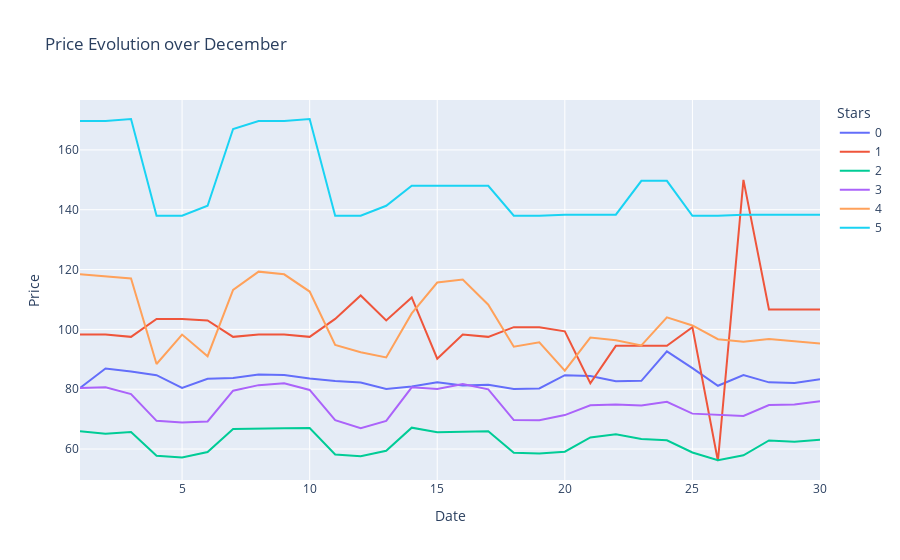

Here is the notebook cell this chart was saved with:
### Code cell
fig = px.line(toulousedf, x=toulousedf['Date'], y= toulousedf['Price'], color= toulousedf['Stars'], title="Price Evolution over December")
fig.update_traces(mode="lines")

fig.update_xaxes(showspikes=True)
fig.update_yaxes(showspikes=True)

fig.show()

### Figure 1 — Plotly figure (JSON) as saved in the notebook; plotly's stock layout.template omitted (floating-point values rounded to 4 significant figures)
{"data": [{"hovertemplate": "Stars=0<br>Date=%{x}<br>Price=%{y}<extra></extra>", "legendgroup": "0", "line": {"color": "#636efa", "dash": "solid"}, "mode": "lines", "name": "0", "orientation": "v", "showlegend": true, "type": "scatter", "x": [1, 2, 3, 4, 5, 6, 7, 8, 9, 10, 11, 12, 13, 14, 15, 16, 17, 18, 19, 20, 21, 22, 23, 24, 25, 26, 27, 28, 29, 30], "xaxis": "x", "y": [80.4, 86.91, 85.93, 84.68, 80.42, 83.46, 83.71, 84.96, 84.77, 83.57, 82.78, 82.23, 80.08, 80.87, 82.29, 81.24, 81.46, 80.09, 80.27, 84.7, 84.43, 82.63, 82.79, 92.66, 87.04, 81.15, 84.75, 82.29, 82.04, 83.3], "yaxis": "y"}, {"hovertemplate": "Stars=1<br>Date=%{x}<br>Price=%{y}<extra></extra>", "legendgroup": "1", "line": {"color": "#EF553B", "dash": "solid"}, "mode": "lines", "name": "1", "orientation": "v", "showlegend": true, "type": "scatter", "x": [1, 2, 3, 4, 5, 6, 7, 8, 9, 10, 11, 12, 13, 14, 15, 16, 17, 18, 19, 20, 21, 22, 23, 24, 25, 26, 27, 28, 29, 30], "xaxis": "x", "y": [98.25, 98.25, 97.5, 103.5, 103.5, 103, 97.5, 98.25, 98.25, 97.5, 103.5, 111.3, 103, 110.7, 90.2, 98.25, 97.5, 100.8, 100.8, 99.33, 82, 94.5, 94.5, 94.5, 100.8, 56, 150, 106.7, 106.7, 106.7], "yaxis": "y"}, {"hovertemplate": "Stars=2<br>Date=%{x}<br>Price=%{y}<extra></extra>", "legendgroup": "2", "line": {"color": "#00cc96", "dash": "solid"}, "mode": "lines", "name": "2", "orientation": "v", "showlegend": true, "type": "scatter", "x": [1, 2, 3, 4, 5, 6, 7, 8, 9, 10, 11, 12, 13, 14, 15, 16, 17, 18, 19, 20, 21, 22, 23, 24, 25, 26, 27, 28, 29, 30], "xaxis": "x", "y": [65.93, 65.14, 65.69, 57.76, 57.14, 59, 66.72, 66.96, 66.96, 67, 58.16, 57.57, 59.44, 67.14, 65.58, 65.79, 65.96, 58.73, 58.54, 59.12, 63.86, 64.93, 63.38, 62.92, 58.86, 56.27, 57.91, 62.88, 62.42, 63.07], "yaxis": "y"}, {"hovertemplate": "Stars=3<br>Date=%{x}<br>Price=%{y}<extra></extra>", "legendgroup": "3", "line": {"color": "#ab63fa", "dash": "solid"}, "mode": "lines", "name": "3", "orientation": "v", "showlegend": true, "type": "scatter", "x": [1, 2, 3, 4, 5, 6, 7, 8, 9, 10, 11, 12, 13, 14, 15, 16, 17, 18, 19, 20, 21, 22, 23, 24, 25, 26, 27, 28, 29, 30], "xaxis": "x", "y": [80.37, 80.63, 78.38, 69.43, 68.9, 69.23, 79.5, 81.37, 82, 79.75, 69.67, 67, 69.39, 80.63, 80.04, 81.72, 79.94, 69.67, 69.6, 71.35, 74.62, 74.9, 74.54, 75.79, 71.84, 71.41, 71.06, 74.73, 74.9, 75.96], "yaxis": "y"}, {"hovertemplate": "Stars=4<br>Date=%{x}<br>Price=%{y}<extra></extra>", "legendgroup": "4", "line": {"color": "#FFA15A", "dash": "solid"}, "mode": "lines", "name": "4", "orientation": "v", "showlegend": true, "type": "scatter", "x": [1, 2, 3, 4, 5, 6, 7, 8, 9, 10, 11, 12, 13, 14, 15, 16, 17, 18, 19, 20, 21, 22, 23, 24, 25, 26, 27, 28, 29, 30], "xaxis": "x", "y": [118.4, 117.8, 117.0, 88.43, 98.28, 91.03, 113.2, 119.3, 118.4, 112.6, 94.77, 92.33, 90.61, 105.4, 115.7, 116.6, 108.2, 94.21, 95.69, 86.2, 97.26, 96.35, 94.61, 104, 101.3, 96.7, 95.84, 96.81, 96.12, 95.32], "yaxis": "y"}, {"hovertemplate": "Stars=5<br>Date=%{x}<br>Price=%{y}<extra></extra>", "legendgroup": "5", "line": {"color": "#19d3f3", "dash": "solid"}, "mode": "lines", "name": "5", "orientation": "v", "showlegend": true, "type": "scatter", "x": [1, 2, 3, 4, 5, 6, 7, 8, 9, 10, 11, 12, 13, 14, 15, 16, 17, 18, 19, 20, 21, 22, 23, 24, 25, 26, 27, 28, 29, 30], "xaxis": "x", "y": [169.7, 169.7, 170.3, 138, 138, 141.3, 167, 169.7, 169.7, 170.3, 138, 138, 141.3, 148, 148, 148, 148, 138, 138, 138.3, 138.3, 138.3, 149.7, 149.7, 138, 138, 138.3, 138.3, 138.3, 138.3], "yaxis": "y"}], "layout": {"legend": {"title": {"text": "Stars"}, "tracegroupgap": 0}, "title": {"text": "Price Evolution over December"}, "xaxis": {"anchor": "y", "domain": [0, 1], "showspikes": true, "title": {"text": "Date"}}, "yaxis": {"anchor": "x", "domain": [0, 1], "showspikes": true, "title": {"text": "Price"}}}}
